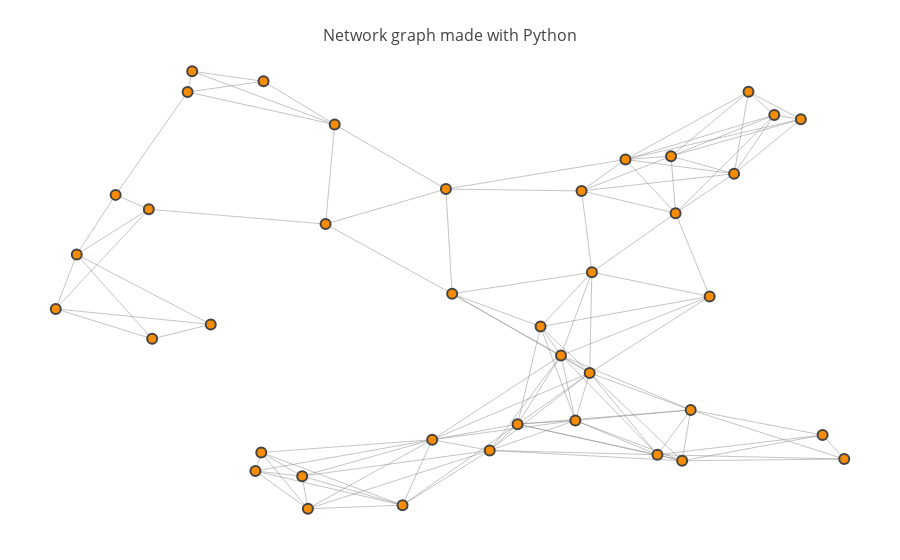

Source (notebook cell):
### Code cell
# Loads & Visualizes Map_40
map_40 = load_map_40() 
show_map(map_40) #shows a disconnected network of 40 intersections.

### Figure 1 — Plotly figure (JSON) as saved in the notebook; plotly's stock layout.template omitted (floating-point values rounded to 4 significant figures; data arrays with more than 128 entries replaced by an {"elided": "..."} marker saying what was removed)
{"data": [{"hoverinfo": "none", "line": {"color": "#888", "width": 0.5}, "mode": "lines", "type": "scatter", "x": {"elided": "369 float values"}, "y": {"elided": "369 float values"}}, {"hoverinfo": "text", "marker": {"color": [0, 0, 0, 0, 0, 0, 0, 0, 0, 0, 0, 0, 0, 0, 0, 0, 0, 0, 0, 0, 0, 0, 0, 0, 0, 0, 0, 0, 0, 0, 0, 0, 0, 0, 0, 0, 0, 0, 0, 0], "colorbar": {"thickness": 15, "title": "Node Connections", "titleside": "right", "xanchor": "left"}, "colorscale": "Hot", "line": {"width": 2}, "reversescale": true, "showscale": false, "size": 10}, "mode": "markers", "text": ["Intersection 0", "Intersection 1", "Intersection 2", "Intersection 3", "Intersection 4", "Intersection 5", "Intersection 6", "Intersection 7", "Intersection 8", "Intersection 9", "Intersection 10", "Intersection 11", "Intersection 12", "Intersection 13", "Intersection 14", "Intersection 15", "Intersection 16", "Intersection 17", "Intersection 18", "Intersection 19", "Intersection 20", "Intersection 21", "Intersection 22", "Intersection 23", "Intersection 24", "Intersection 25", "Intersection 26", "Intersection 27", "Intersection 28", "Intersection 29", "Intersection 30", "Intersection 31", "Intersection 32", "Intersection 33", "Intersection 34", "Intersection 35", "Intersection 36", "Intersection 37", "Intersection 38", "Intersection 39"], "type": "scatter", "x": [0.7802, 0.525, 0.8085, 0.2599, 0.7354, 0.09089, 0.314, 0.6825, 0.2013, 0.8552, 0.7582, 0.2531, 0.4814, 0.9112, 0.04581, 0.4583, 0.1294, 0.6077, 0.7196, 0.886, 0.4238, 0.8252, 0.4742, 0.2625, 0.9364, 0.6243, 0.5573, 0.7483, 0.6436, 0.3451, 0.02142, 0.641, 0.1744, 0.1333, 0.584, 0.3074, 0.7406, 0.3345, 0.1797, 0.6315], "y": [0.4947, 0.1495, 0.7696, 0.1449, 0.809, 0.7223, 0.01876, 0.8016, 0.432, 0.9011, 0.2403, 0.1032, 0.5006, 0.1839, 0.5887, 0.1736, 0.69, 0.3623, 0.1399, 0.8919, 0.02677, 0.9533, 0.7353, 0.9768, 0.1302, 0.2167, 0.2084, 0.1263, 0.5489, 0.88, 0.4666, 0.3233, 0.9529, 0.3997, 0.427, 0.09187, 0.6813, 0.6569, 0.9994, 0.7312]}], "layout": {"hovermode": "closest", "margin": {"b": 20, "l": 5, "r": 5, "t": 40}, "showlegend": false, "title": "<br>Network graph made with Python", "titlefont": {"size": 16}, "xaxis": {"showgrid": false, "showticklabels": false, "zeroline": false}, "yaxis": {"showgrid": false, "showticklabels": false, "zeroline": false}}}
